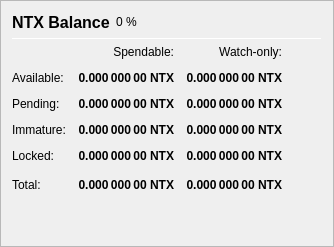
                   <widget class="QFrame" name="frame_Balances">
                    <property name="frameShape">
                     <enum>QFrame::StyledPanel</enum>
                    </property>
                    <property name="frameShadow">
                     <enum>QFrame::Raised</enum>
                    </property>
                    <layout class="QVBoxLayout" name="verticalLayout_4">
                     <item>
                      <layout class="QHBoxLayout" name="horizontalLayout_4">
                       <item>
                        <widget class="QLabel" name="label_5">
                         <property name="minimumSize">
                          <size>
                           <width>0</width>
                           <height>20</height>
                          </size>
                         </property>
                         <property name="font">
                          <font>
                           <pointsize>12</pointsize>
                           <weight>75</weight>
                           <bold>true</bold>
                          </font>
                         </property>
                         <property name="text">
                          <string>NTX Balance</string>
                         </property>
                        </widget>
                       </item>
                       <item>
                        <widget class="QLabel" name="labelNTXPercent">
                         <property name="text">
                          <string notr="true">0 %</string>
                         </property>
                        </widget>
                       </item>
                       <item>
                        <spacer name="horizontalSpacer_3">
                         <property name="orientation">
                          <enum>Qt::Horizontal</enum>
                         </property>
                         <property name="sizeHint" stdset="0">
                          <size>
                           <width>40</width>
                           <height>20</height>
                          </size>
                         </property>
                        </spacer>
                       </item>
                      </layout>
                     </item>
                     <item>
                      <widget class="Line" name="line_Balance">
                       <property name="minimumSize">
                        <size>
                         <width>0</width>
                         <height>1</height>
                        </size>
                       </property>
                       <property name="maximumSize">
                        <size>
                         <width>16777215</width>
                         <height>1</height>
                        </size>
                       </property>
                       <property name="orientation">
                        <enum>Qt::Horizontal</enum>
                       </property>
                      </widget>
                     </item>
                     <item>
                      <layout class="QGridLayout" name="gridLayout">
                       <property name="spacing">
                        <number>12</number>
                       </property>
                       <item row="0" column="1">
                        <widget class="QLabel" name="labelSpendable">
                         <property name="text">
                          <string>Spendable:</string>
                         </property>
                         <property name="alignment">
                          <set>Qt::AlignRight|Qt::AlignTrailing|Qt::AlignVCenter</set>
                         </property>
                        </widget>
                       </item>
                       <item row="0" column="2">
                        <widget class="QLabel" name="labelWatchonly">
                         <property name="text">
                          <string>Watch-only:</string>
                         </property>
                         <property name="alignment">
                          <set>Qt::AlignRight|Qt::AlignTrailing|Qt::AlignVCenter</set>
                         </property>
                        </widget>
                       </item>
                       <item row="1" column="0">
                        <widget class="QLabel" name="labelBalanceText">
                         <property name="text">
                          <string>Available:</string>
                         </property>
                        </widget>
                       </item>
                       <item row="1" column="1">
                        <widget class="QLabel" name="labelBalance">
                         <property name="font">
                          <font>
                           <weight>75</weight>
                           <bold>true</bold>
                          </font>
                         </property>
                         <property name="cursor">
                          <cursorShape>IBeamCursor</cursorShape>
                         </property>
                         <property name="toolTip">
                          <string>Your current spendable balance</string>
                         </property>
                         <property name="text">
                          <string notr="true">0.000 000 00 NTX</string>
                         </property>
                         <property name="alignment">
                          <set>Qt::AlignRight|Qt::AlignTrailing|Qt::AlignVCenter</set>
                         </property>
                         <property name="textInteractionFlags">
                          <set>Qt::LinksAccessibleByMouse|Qt::TextSelectableByKeyboard|Qt::TextSelectableByMouse</set>
                         </property>
                        </widget>
                       </item>
                       <item row="1" column="2">
                        <widget class="QLabel" name="labelWatchAvailable">
                         <property name="font">
                          <font>
                           <weight>75</weight>
                           <bold>true</bold>
                          </font>
                         </property>
                         <property name="cursor">
                          <cursorShape>IBeamCursor</cursorShape>
                         </property>
                         <property name="toolTip">
                          <string>Your current balance in watch-only addresses</string>
                         </property>
                         <property name="text">
                          <string notr="true">0.000 000 00 NTX</string>
                         </property>
                         <property name="alignment">
                          <set>Qt::AlignRight|Qt::AlignTrailing|Qt::AlignVCenter</set>
                         </property>
                         <property name="textInteractionFlags">
                          <set>Qt::LinksAccessibleByMouse|Qt::TextSelectableByKeyboard|Qt::TextSelectableByMouse</set>
                         </property>
                        </widget>
                       </item>
                       <item row="2" column="0">
                        <widget class="QLabel" name="labelPendingText">
                         <property name="text">
                          <string>Pending:</string>
                         </property>
                        </widget>
                       </item>
                       <item row="2" column="1">
                        <widget class="QLabel" name="labelUnconfirmed">
                         <property name="font">
                          <font>
                           <weight>75</weight>
                           <bold>true</bold>
                          </font>
                         </property>
                         <property name="cursor">
                          <cursorShape>IBeamCursor</cursorShape>
                         </property>
                         <property name="toolTip">
                          <string>Total of transactions that have yet to be confirmed, and do not yet count toward the spendable balance</string>
                         </property>
                         <property name="text">
                          <string notr="true">0.000 000 00 NTX</string>
                         </property>
                         <property name="alignment">
                          <set>Qt::AlignRight|Qt::AlignTrailing|Qt::AlignVCenter</set>
                         </property>
                         <property name="textInteractionFlags">
                          <set>Qt::LinksAccessibleByMouse|Qt::TextSelectableByKeyboard|Qt::TextSelectableByMouse</set>
                         </property>
                        </widget>
                       </item>
                       <item row="2" column="2">
                        <widget class="QLabel" name="labelWatchPending">
                         <property name="font">
                          <font>
                           <weight>75</weight>
                           <bold>true</bold>
                          </font>
                         </property>
                         <property name="cursor">
                          <cursorShape>IBeamCursor</cursorShape>
                         </property>
                         <property name="toolTip">
                          <string>Unconfirmed transactions to watch-only addresses</string>
                         </property>
                         <property name="text">
                          <string notr="true">0.000 000 00 NTX</string>
                         </property>
                         <property name="alignment">
                          <set>Qt::AlignRight|Qt::AlignTrailing|Qt::AlignVCenter</set>
                         </property>
                         <property name="textInteractionFlags">
                          <set>Qt::LinksAccessibleByMouse|Qt::TextSelectableByKeyboard|Qt::TextSelectableByMouse</set>
                         </property>
                        </widget>
                       </item>
                       <item row="3" column="0">
                        <widget class="QLabel" name="labelImmatureText">
                         <property name="text">
                          <string>Immature:</string>
                         </property>
                        </widget>
                       </item>
                       <item row="3" column="1">
                        <widget class="QLabel" name="labelImmature">
                         <property name="font">
                          <font>
                           <weight>75</weight>
                           <bold>true</bold>
                          </font>
                         </property>
                         <property name="cursor">
                          <cursorShape>IBeamCursor</cursorShape>
                         </property>
                         <property name="toolTip">
                          <string>Staked or masternode rewards that has not yet matured</string>
                         </property>
                         <property name="text">
                          <string notr="true">0.000 000 00 NTX</string>
                         </property>
                         <property name="alignment">
                          <set>Qt::AlignRight|Qt::AlignTrailing|Qt::AlignVCenter</set>
                         </property>
                         <property name="textInteractionFlags">
                          <set>Qt::LinksAccessibleByMouse|Qt::TextSelectableByKeyboard|Qt::TextSelectableByMouse</set>
                         </property>
                        </widget>
                       </item>
                       <item row="3" column="2">
                        <widget class="QLabel" name="labelWatchImmature">
                         <property name="font">
                          <font>
                           <weight>75</weight>
                           <bold>true</bold>
                          </font>
                         </property>
                         <property name="cursor">
                          <cursorShape>IBeamCursor</cursorShape>
                         </property>
                         <property name="toolTip">
                          <string>Staked or masternode rewards in watch-only addresses that has not yet matured</string>
                         </property>
                         <property name="text">
                          <string notr="true">0.000 000 00 NTX</string>
                         </property>
                         <property name="alignment">
                          <set>Qt::AlignRight|Qt::AlignTrailing|Qt::AlignVCenter</set>
                         </property>
                         <property name="textInteractionFlags">
                          <set>Qt::LinksAccessibleByMouse|Qt::TextSelectableByKeyboard|Qt::TextSelectableByMouse</set>
                         </property>
                        </widget>
                       </item>
                       <item row="4" column="0">
                        <widget class="QLabel" name="labelLockedBalanceText">
                         <property name="toolTip">
                          <string>Locked NTX or Masternode collaterals. These are excluded from zNTX minting.</string>
                         </property>
                         <property name="text">
                          <string>Locked:</string>
                         </property>
                        </widget>
                       </item>
                       <item row="4" column="1">
                        <widget class="QLabel" name="labelLockedBalance">
                         <property name="font">
                          <font>
                           <weight>75</weight>
                           <bold>true</bold>
                          </font>
                         </property>
                         <property name="cursor">
                          <cursorShape>IBeamCursor</cursorShape>
                         </property>
                         <property name="toolTip">
                          <string>Locked NTX or Masternode collaterals. These are excluded from zNTX minting.</string>
                         </property>
                         <property name="text">
                          <string notr="true">0.000 000 00 NTX</string>
                         </property>
                         <property name="alignment">
                          <set>Qt::AlignRight|Qt::AlignTrailing|Qt::AlignVCenter</set>
                         </property>
                         <property name="textInteractionFlags">
                          <set>Qt::LinksAccessibleByMouse|Qt::TextSelectableByKeyboard|Qt::TextSelectableByMouse</set>
                         </property>
                        </widget>
                       </item>
                       <item row="4" column="2">
                        <widget class="QLabel" name="labelWatchLocked">
                         <property name="font">
                          <font>
                           <weight>75</weight>
                           <bold>true</bold>
                          </font>
                         </property>
                         <property name="cursor">
                          <cursorShape>IBeamCursor</cursorShape>
                         </property>
                         <property name="toolTip">
                          <string>Current locked balance in watch-only addresses</string>
                         </property>
                         <property name="text">
                          <string notr="true">0.000 000 00 NTX</string>
                         </property>
                         <property name="alignment">
                          <set>Qt::AlignRight|Qt::AlignTrailing|Qt::AlignVCenter</set>
                         </property>
                         <property name="textInteractionFlags">
                          <set>Qt::LinksAccessibleByMouse|Qt::TextSelectableByKeyboard|Qt::TextSelectableByMouse</set>
                         </property>
                        </widget>
                       </item>
                       <item row="5" column="0">
                        <widget class="QLabel" name="labelTotalText">
                         <property name="toolTip">
                          <string>Your current Netchain balance, unconfirmed and immature transactions included</string>
                         </property>
                         <property name="text">
                          <string>Total:</string>
                         </property>
                        </widget>
                       </item>
                       <item row="5" column="1">
                        <widget class="QLabel" name="labelTotal">
                         <property name="font">
                          <font>
                           <weight>75</weight>
                           <bold>true</bold>
                          </font>
                         </property>
                         <property name="cursor">
                          <cursorShape>IBeamCursor</cursorShape>
                         </property>
                         <property name="toolTip">
                          <string>Your current Netchain balance, unconfirmed and immature transactions included</string>
                         </property>
                         <property name="text">
                          <string notr="true">0.000 000 00 NTX</string>
                         </property>
                         <property name="alignment">
                          <set>Qt::AlignRight|Qt::AlignTrailing|Qt::AlignVCenter</set>
                         </property>
                         <property name="textInteractionFlags">
                          <set>Qt::LinksAccessibleByMouse|Qt::TextSelectableByKeyboard|Qt::TextSelectableByMouse</set>
                         </property>
                        </widget>
                       </item>
                       <item row="5" column="2">
                        <widget class="QLabel" name="labelWatchTotal">
                         <property name="font">
                          <font>
                           <weight>75</weight>
                           <bold>true</bold>
                          </font>
                         </property>
                         <property name="cursor">
                          <cursorShape>IBeamCursor</cursorShape>
                         </property>
                         <property name="toolTip">
                          <string>Current total balance in watch-only addresses</string>
                         </property>
                         <property name="text">
                          <string notr="true">0.000 000 00 NTX</string>
                         </property>
                         <property name="alignment">
                          <set>Qt::AlignRight|Qt::AlignTrailing|Qt::AlignVCenter</set>
                         </property>
                         <property name="textInteractionFlags">
                          <set>Qt::LinksAccessibleByMouse|Qt::TextSelectableByKeyboard|Qt::TextSelectableByMouse</set>
                         </property>
                        </widget>
                       </item>
                       <item row="5" column="3">
                        <spacer name="horizontalSpacer_9">
                         <property name="orientation">
                          <enum>Qt::Horizontal</enum>
                         </property>
                         <property name="sizeHint" stdset="0">
                          <size>
                           <width>40</width>
                           <height>20</height>
                          </size>
                         </property>
                        </spacer>
                       </item>
                      </layout>
                     </item>
                     <item>
                      <spacer name="verticalSpacer_3">
                       <property name="orientation">
                        <enum>Qt::Vertical</enum>
                       </property>
                       <property name="sizeHint" stdset="0">
                        <size>
                         <width>20</width>
                         <height>40</height>
                        </size>
                       </property>
                      </spacer>
                     </item>
                    </layout>
                   </widget>
